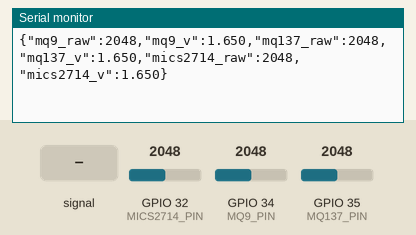
Recording of a sketch running on a simulated ESP32. Parts: the last lines printed to the serial monitor. Inputs (shaded band) come from the test bench; at power-on: GPIO 32 (MICS2714_PIN) = 2048, GPIO 34 (MQ9_PIN) = 2048, GPIO 35 (MQ137_PIN) = 2048 (analog values on the 0–4095 scale).

Above: at 1.8 s.
1.9 s: GPIO 32 (MICS2714_PIN) fed a 200 Hz sine of ±327 counts around its level
At 2.8 s:
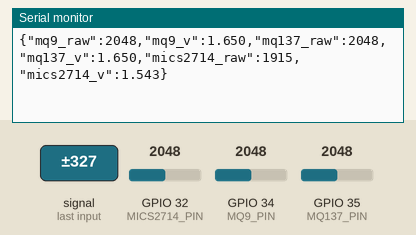
3.4 s: GPIO 32 (MICS2714_PIN) set to 2866
At 4.7 s:
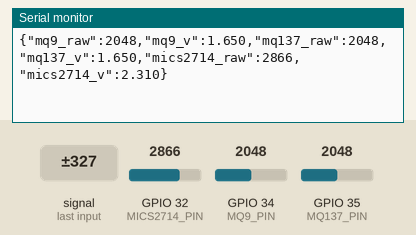
4.9 s: GPIO 34 (MQ9_PIN) set to 2866
At 5.8 s:
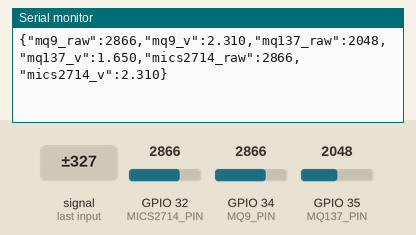
6.4 s: GPIO 35 (MQ137_PIN) set to 2866
At 7.6 s:
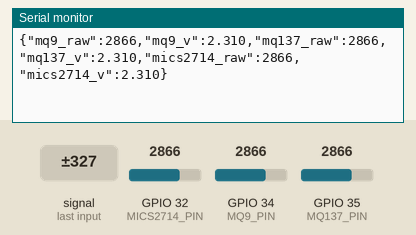
7.9 s: GPIO 32 (MICS2714_PIN) fed a 1000 Hz sine of ±1023 counts around its level
At 8.5 s:
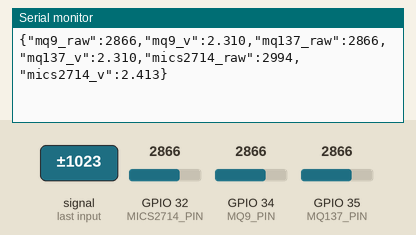
9.4 s: GPIO 32 (MICS2714_PIN) set to 3603
At 10.9 s:
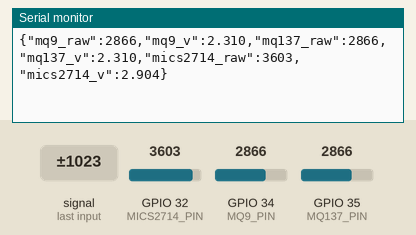

Measured:
- after the input at 1.9 s, the serial monitor: prints a new line after 0.11 s (image 1)
- after the input at 3.4 s, the serial monitor: prints a new line after 0.62 s (image 2)
- after the input at 4.9 s, the serial monitor: prints a new line after 0.12 s (image 3)
- after the input at 6.4 s, the serial monitor: prints a new line after 0.63 s (image 4)
- after the input at 7.9 s, the serial monitor: prints a new line after 0.13 s (image 5)
- after the input at 9.4 s, the serial monitor: prints a new line after 0.64 s (image 6)

The sketch:

ESP32MQandMICScode.ino
```cpp
#define MQ9_PIN      34
#define MQ137_PIN    35
#define MICS2714_PIN 32

void setup() {

  Serial.begin(115200);

  analogReadResolution(12);      // ADC range: 0 - 4095

  Serial.println("Gas Sensor JSON Output");
}

void loop() {

  int mq9Raw = analogRead(MQ9_PIN);
  int mq137Raw = analogRead(MQ137_PIN);
  int micsRaw = analogRead(MICS2714_PIN);

  float mq9Voltage   = (mq9Raw * 3.3) / 4095.0;
  float mq137Voltage = (mq137Raw * 3.3) / 4095.0;
  float micsVoltage  = (micsRaw * 3.3) / 4095.0;

  // JSON output
  Serial.print("{");

  Serial.print("\"mq9_raw\":");
  Serial.print(mq9Raw);

  Serial.print(",\"mq9_v\":");
  Serial.print(mq9Voltage, 3);

  Serial.print(",\"mq137_raw\":");
  Serial.print(mq137Raw);

  Serial.print(",\"mq137_v\":");
  Serial.print(mq137Voltage, 3);

  Serial.print(",\"mics2714_raw\":");
  Serial.print(micsRaw);

  Serial.print(",\"mics2714_v\":");
  Serial.print(micsVoltage, 3);

  Serial.println("}");

  delay(1000);
}
```
